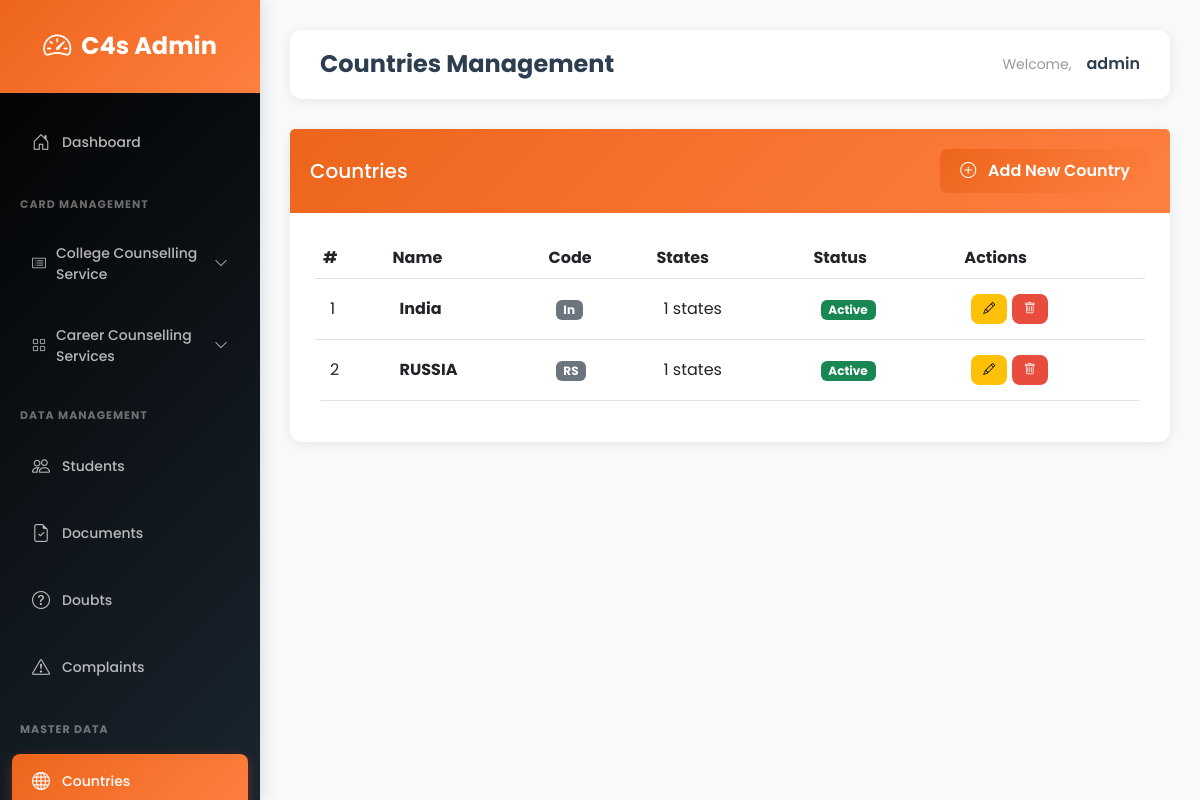
Before: /admin-dashboard/countries/ (signed in) with the older database file.
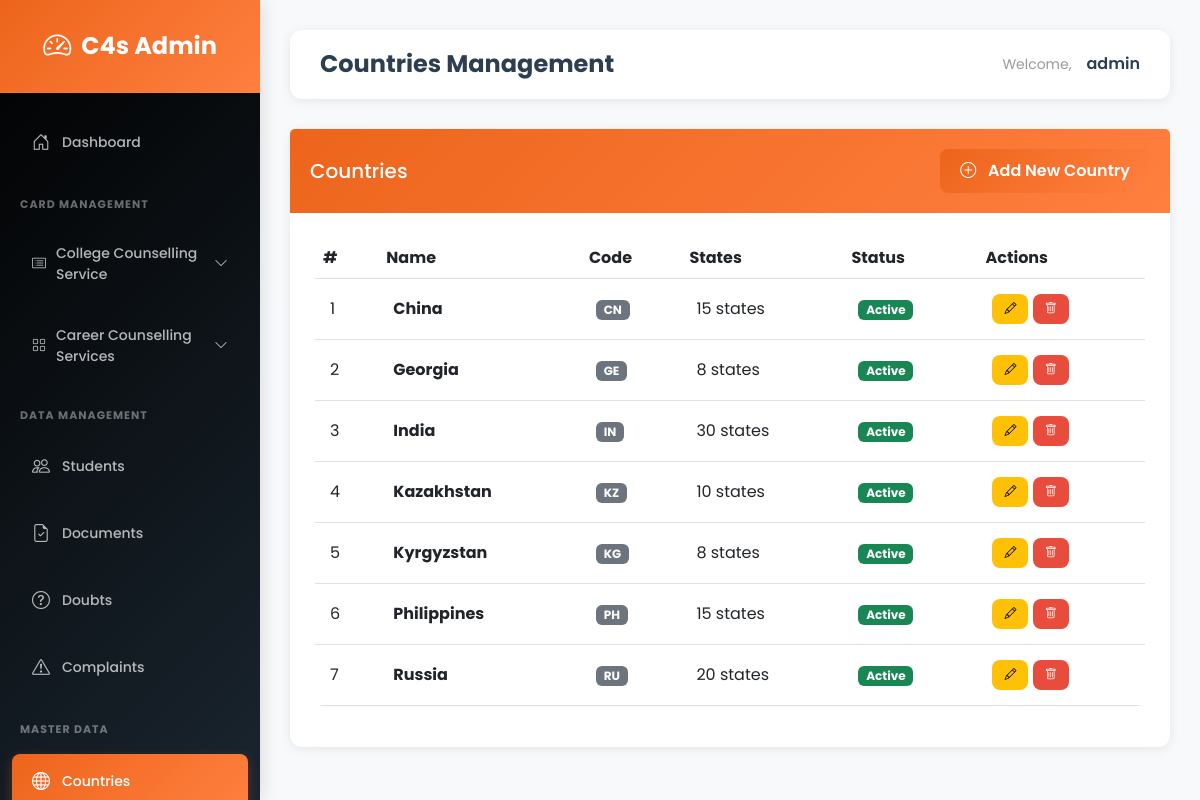
After: the same page with the newer database file.
### main_app/models.py (models this page shows, shortened)
class Country(models.Model):
    name = models.CharField(max_length=100, unique=True)
    code = models.CharField(max_length=10, unique=True)  # IN, US, UK
    is_active = models.BooleanField(default=True)
    created_at = models.DateTimeField(auto_now_add=True)
    class Meta:
        verbose_name_plural = "Countries"
        ordering = ['name']

### main_app/views.py (the view)
@login_required(login_url='main_app:admin_login')
@user_passes_test(is_admin_or_staff, login_url='main_app:user_login')
def admin_countries_list(request):
    countries = Country.objects.all()
    return render(request, 'admin/countries_list.html', {'countries': countries})

### main_app/views.py (called while the page is built)
def is_admin_or_staff(user):
    return user.is_staff or user.is_superuser

### templates/admin/countries_list.html
{% extends 'admin/base.html' %}
{% block page_title %}Countries Management{% endblock %}
{% block content %}
<div class="card">
    <div class="card-header d-flex justify-content-between align-items-center">
        <h5 class="mb-0">Countries</h5>
        <a href="{% url 'main_app:admin_country_add' %}" class="btn btn-primary">
            <i class="bi bi-plus-circle me-2"></i> Add New Country
        </a>
    </div>
    <div class="card-body">
        {% if countries %}
        <div class="table-responsive">
            <table class="table table-hover">
                <thead>
                    <tr>
                        <th>#</th>
                        <th>Name</th>
                        <th>Code</th>
                        <th>States</th>
                        <th>Status</th>
                        <th>Actions</th>
                    </tr>
                </thead>
                <tbody>
                    {% for country in countries %}
                    <tr>
                        <td>{{ forloop.counter }}</td>
                        <td><strong>{{ country.name }}</strong></td>
                        <td><span class="badge bg-secondary">{{ country.code }}</span></td>
                        <td>{{ country.states.count }} states</td>
                        <td>
                            {% if country.is_active %}
                                <span class="badge bg-success">Active</span>
                            {% else %}
                                <span class="badge bg-secondary">Inactive</span>
                            {% endif %}
                        </td>
                        <td>
                            <a href="{% url 'main_app:admin_country_edit' country.id %}" class="btn btn-sm btn-warning">
                                <i class="bi bi-pencil"></i>
                            </a>
                            <a href="{% url 'main_app:admin_country_delete' country.id %}" class="btn btn-sm btn-danger">
                                <i class="bi bi-trash"></i>
                            </a>
                        </td>
                    </tr>
                    {% endfor %}
                </tbody>
            </table>
        </div>
        {% else %}
        <div class="text-center py-5">
            <i class="bi bi-globe" style="font-size: 3rem; color: #ddd;"></i>
            <p class="text-muted mt-3">No countries found.</p>
            <a href="{% url 'main_app:admin_country_add' %}" class="btn btn-primary">Add First Country</a>
        </div>
        {% endif %}
    </div>
</div>
{% endblock %}

Changed rows visible on the page:
removed Country: name "India", code "In", states.count "1", is_active "Active"
removed Country: name "RUSSIA", code "RS", states.count "1", is_active "Active"
added Country: name "China", code "CN", states.count "15", is_active "Active"
added Country: name "Georgia", code "GE", states.count "8", is_active "Active"
added Country: name "India", code "IN", states.count "30", is_active "Active"
added Country: name "Kazakhstan", code "KZ", states.count "10", is_active "Active"
added Country: name "Kyrgyzstan", code "KG", states.count "8", is_active "Active"
added Country: name "Philippines", code "PH", states.count "15", is_active "Active"
added Country: name "Russia", code "RU", states.count "20", is_active "Active"
